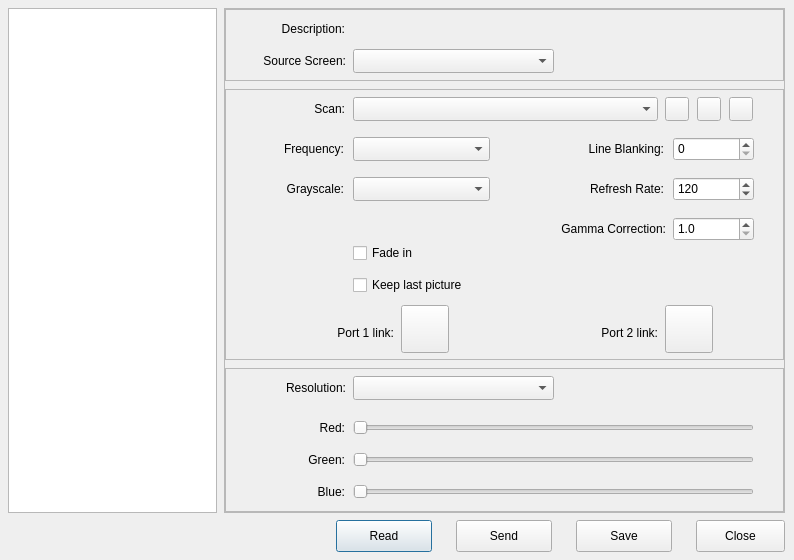
<?xml version="1.0" encoding="UTF-8"?>
<ui version="4.0">
 <class>CardUi</class>
 <widget class="QDialog" name="CardUi">
  <property name="geometry">
   <rect>
    <x>0</x>
    <y>0</y>
    <width>794</width>
    <height>560</height>
   </rect>
  </property>
  <property name="windowTitle">
   <string>Dialog</string>
  </property>
  <widget class="QPushButton" name="read">
   <property name="geometry">
    <rect>
     <x>336</x>
     <y>520</y>
     <width>96</width>
     <height>32</height>
    </rect>
   </property>
   <property name="text">
    <string>Read</string>
   </property>
  </widget>
  <widget class="QPushButton" name="send">
   <property name="geometry">
    <rect>
     <x>456</x>
     <y>520</y>
     <width>96</width>
     <height>32</height>
    </rect>
   </property>
   <property name="text">
    <string>Send</string>
   </property>
  </widget>
  <widget class="QPushButton" name="save">
   <property name="geometry">
    <rect>
     <x>576</x>
     <y>520</y>
     <width>96</width>
     <height>32</height>
    </rect>
   </property>
   <property name="text">
    <string>Save</string>
   </property>
  </widget>
  <widget class="QListWidget" name="cards">
   <property name="geometry">
    <rect>
     <x>8</x>
     <y>8</y>
     <width>209</width>
     <height>505</height>
    </rect>
   </property>
  </widget>
  <widget class="QFrame" name="attr">
   <property name="geometry">
    <rect>
     <x>224</x>
     <y>8</y>
     <width>561</width>
     <height>505</height>
    </rect>
   </property>
   <property name="frameShape">
    <enum>QFrame::StyledPanel</enum>
   </property>
   <property name="frameShadow">
    <enum>QFrame::Plain</enum>
   </property>
   <layout class="QVBoxLayout" name="verticalLayout">
    <property name="spacing">
     <number>8</number>
    </property>
    <property name="leftMargin">
     <number>0</number>
    </property>
    <property name="topMargin">
     <number>0</number>
    </property>
    <property name="rightMargin">
     <number>0</number>
    </property>
    <property name="bottomMargin">
     <number>0</number>
    </property>
    <item>
     <widget class="QFrame" name="card">
      <property name="maximumSize">
       <size>
        <width>16777215</width>
        <height>72</height>
       </size>
      </property>
      <property name="frameShape">
       <enum>QFrame::StyledPanel</enum>
      </property>
      <property name="frameShadow">
       <enum>QFrame::Raised</enum>
      </property>
      <widget class="QLabel" name="detailTag">
       <property name="geometry">
        <rect>
         <x>15</x>
         <y>8</y>
         <width>105</width>
         <height>24</height>
        </rect>
       </property>
       <property name="text">
        <string>Description:</string>
       </property>
       <property name="alignment">
        <set>Qt::AlignRight|Qt::AlignTrailing|Qt::AlignVCenter</set>
       </property>
      </widget>
      <widget class="QLabel" name="detail">
       <property name="geometry">
        <rect>
         <x>128</x>
         <y>8</y>
         <width>409</width>
         <height>24</height>
        </rect>
       </property>
       <property name="alignment">
        <set>Qt::AlignLeading|Qt::AlignLeft|Qt::AlignVCenter</set>
       </property>
      </widget>
      <widget class="QComboBox" name="screen">
       <property name="geometry">
        <rect>
         <x>128</x>
         <y>40</y>
         <width>201</width>
         <height>24</height>
        </rect>
       </property>
      </widget>
      <widget class="QLabel" name="screenTag">
       <property name="geometry">
        <rect>
         <x>0</x>
         <y>40</y>
         <width>121</width>
         <height>24</height>
        </rect>
       </property>
       <property name="text">
        <string>Source Screen:</string>
       </property>
       <property name="alignment">
        <set>Qt::AlignRight|Qt::AlignTrailing|Qt::AlignVCenter</set>
       </property>
      </widget>
     </widget>
    </item>
    <item>
     <widget class="QFrame" name="recvCard">
      <property name="frameShape">
       <enum>QFrame::StyledPanel</enum>
      </property>
      <property name="frameShadow">
       <enum>QFrame::Raised</enum>
      </property>
      <widget class="QSpinBox" name="refresh">
       <property name="geometry">
        <rect>
         <x>448</x>
         <y>88</y>
         <width>81</width>
         <height>24</height>
        </rect>
       </property>
       <property name="minimum">
        <number>60</number>
       </property>
       <property name="maximum">
        <number>9999</number>
       </property>
       <property name="value">
        <number>120</number>
       </property>
      </widget>
      <widget class="QComboBox" name="gray">
       <property name="geometry">
        <rect>
         <x>128</x>
         <y>88</y>
         <width>137</width>
         <height>24</height>
        </rect>
       </property>
      </widget>
      <widget class="QLabel" name="freqTag">
       <property name="geometry">
        <rect>
         <x>8</x>
         <y>48</y>
         <width>111</width>
         <height>24</height>
        </rect>
       </property>
       <property name="text">
        <string>Frequency:</string>
       </property>
       <property name="alignment">
        <set>Qt::AlignRight|Qt::AlignTrailing|Qt::AlignVCenter</set>
       </property>
      </widget>
      <widget class="QLabel" name="gammaTag">
       <property name="geometry">
        <rect>
         <x>304</x>
         <y>128</y>
         <width>137</width>
         <height>24</height>
        </rect>
       </property>
       <property name="text">
        <string>Gamma Correction:</string>
       </property>
       <property name="alignment">
        <set>Qt::AlignRight|Qt::AlignTrailing|Qt::AlignVCenter</set>
       </property>
      </widget>
      <widget class="QLabel" name="grayTag">
       <property name="geometry">
        <rect>
         <x>8</x>
         <y>88</y>
         <width>111</width>
         <height>24</height>
        </rect>
       </property>
       <property name="text">
        <string>Grayscale:</string>
       </property>
       <property name="alignment">
        <set>Qt::AlignRight|Qt::AlignTrailing|Qt::AlignVCenter</set>
       </property>
      </widget>
      <widget class="QLabel" name="refreshTag">
       <property name="geometry">
        <rect>
         <x>328</x>
         <y>88</y>
         <width>111</width>
         <height>24</height>
        </rect>
       </property>
       <property name="text">
        <string>Refresh Rate:</string>
       </property>
       <property name="alignment">
        <set>Qt::AlignRight|Qt::AlignTrailing|Qt::AlignVCenter</set>
       </property>
      </widget>
      <widget class="QCheckBox" name="keep">
       <property name="geometry">
        <rect>
         <x>128</x>
         <y>184</y>
         <width>177</width>
         <height>24</height>
        </rect>
       </property>
       <property name="text">
        <string>Keep last picture</string>
       </property>
      </widget>
      <widget class="QCheckBox" name="fade">
       <property name="geometry">
        <rect>
         <x>128</x>
         <y>152</y>
         <width>91</width>
         <height>24</height>
        </rect>
       </property>
       <property name="text">
        <string>Fade in</string>
       </property>
      </widget>
      <widget class="QPushButton" name="addScan">
       <property name="geometry">
        <rect>
         <x>472</x>
         <y>8</y>
         <width>24</width>
         <height>24</height>
        </rect>
       </property>
       <property name="text">
        <string/>
       </property>
       <property name="icon">
        <iconset resource="../res/vshow.qrc">
         <normaloff>:/image/scan_add_64.png</normaloff>:/image/scan_add_64.png</iconset>
       </property>
      </widget>
      <widget class="QComboBox" name="scan">
       <property name="geometry">
        <rect>
         <x>128</x>
         <y>8</y>
         <width>305</width>
         <height>24</height>
        </rect>
       </property>
      </widget>
      <widget class="QPushButton" name="editScan">
       <property name="geometry">
        <rect>
         <x>440</x>
         <y>8</y>
         <width>24</width>
         <height>24</height>
        </rect>
       </property>
       <property name="text">
        <string/>
       </property>
       <property name="icon">
        <iconset resource="../res/vshow.qrc">
         <normaloff>:/image/scan_edit_64.png</normaloff>:/image/scan_edit_64.png</iconset>
       </property>
      </widget>
      <widget class="QLabel" name="scanTag">
       <property name="geometry">
        <rect>
         <x>48</x>
         <y>8</y>
         <width>72</width>
         <height>24</height>
        </rect>
       </property>
       <property name="text">
        <string>Scan:</string>
       </property>
       <property name="alignment">
        <set>Qt::AlignRight|Qt::AlignTrailing|Qt::AlignVCenter</set>
       </property>
      </widget>
      <widget class="QPushButton" name="delScan">
       <property name="geometry">
        <rect>
         <x>504</x>
         <y>8</y>
         <width>24</width>
         <height>24</height>
        </rect>
       </property>
       <property name="text">
        <string/>
       </property>
       <property name="icon">
        <iconset resource="../res/vshow.qrc">
         <normaloff>:/image/scan_delete_64.png</normaloff>:/image/scan_delete_64.png</iconset>
       </property>
      </widget>
      <widget class="QComboBox" name="freq">
       <property name="geometry">
        <rect>
         <x>128</x>
         <y>48</y>
         <width>137</width>
         <height>24</height>
        </rect>
       </property>
      </widget>
      <widget class="QSpinBox" name="blank">
       <property name="geometry">
        <rect>
         <x>448</x>
         <y>48</y>
         <width>81</width>
         <height>24</height>
        </rect>
       </property>
       <property name="maximum">
        <number>255</number>
       </property>
      </widget>
      <widget class="QLabel" name="blankTag">
       <property name="geometry">
        <rect>
         <x>328</x>
         <y>48</y>
         <width>111</width>
         <height>24</height>
        </rect>
       </property>
       <property name="text">
        <string>Line Blanking:</string>
       </property>
       <property name="alignment">
        <set>Qt::AlignRight|Qt::AlignTrailing|Qt::AlignVCenter</set>
       </property>
      </widget>
      <widget class="QDoubleSpinBox" name="gamma">
       <property name="geometry">
        <rect>
         <x>448</x>
         <y>128</y>
         <width>81</width>
         <height>24</height>
        </rect>
       </property>
       <property name="decimals">
        <number>1</number>
       </property>
       <property name="minimum">
        <double>1.000000000000000</double>
       </property>
       <property name="maximum">
        <double>6.000000000000000</double>
       </property>
       <property name="singleStep">
        <double>0.100000000000000</double>
       </property>
      </widget>
      <widget class="QPushButton" name="link2">
       <property name="geometry">
        <rect>
         <x>440</x>
         <y>216</y>
         <width>48</width>
         <height>48</height>
        </rect>
       </property>
       <property name="text">
        <string/>
       </property>
       <property name="iconSize">
        <size>
         <width>32</width>
         <height>32</height>
        </size>
       </property>
      </widget>
      <widget class="QLabel" name="link1Tag">
       <property name="geometry">
        <rect>
         <x>48</x>
         <y>232</y>
         <width>121</width>
         <height>24</height>
        </rect>
       </property>
       <property name="text">
        <string>Port 1 link:</string>
       </property>
       <property name="alignment">
        <set>Qt::AlignRight|Qt::AlignTrailing|Qt::AlignVCenter</set>
       </property>
      </widget>
      <widget class="QLabel" name="link2Tag">
       <property name="geometry">
        <rect>
         <x>312</x>
         <y>232</y>
         <width>121</width>
         <height>24</height>
        </rect>
       </property>
       <property name="text">
        <string>Port 2 link:</string>
       </property>
       <property name="alignment">
        <set>Qt::AlignRight|Qt::AlignTrailing|Qt::AlignVCenter</set>
       </property>
      </widget>
      <widget class="QPushButton" name="link1">
       <property name="geometry">
        <rect>
         <x>176</x>
         <y>216</y>
         <width>48</width>
         <height>48</height>
        </rect>
       </property>
       <property name="text">
        <string/>
       </property>
       <property name="iconSize">
        <size>
         <width>32</width>
         <height>32</height>
        </size>
       </property>
      </widget>
     </widget>
    </item>
    <item>
     <widget class="QFrame" name="sendCard">
      <property name="maximumSize">
       <size>
        <width>16777215</width>
        <height>144</height>
       </size>
      </property>
      <property name="frameShape">
       <enum>QFrame::StyledPanel</enum>
      </property>
      <property name="frameShadow">
       <enum>QFrame::Raised</enum>
      </property>
      <widget class="QLabel" name="blueTag">
       <property name="geometry">
        <rect>
         <x>48</x>
         <y>112</y>
         <width>72</width>
         <height>24</height>
        </rect>
       </property>
       <property name="text">
        <string>Blue:</string>
       </property>
       <property name="alignment">
        <set>Qt::AlignRight|Qt::AlignTrailing|Qt::AlignVCenter</set>
       </property>
      </widget>
      <widget class="QSlider" name="red">
       <property name="geometry">
        <rect>
         <x>128</x>
         <y>48</y>
         <width>401</width>
         <height>24</height>
        </rect>
       </property>
       <property name="maximum">
        <number>256</number>
       </property>
       <property name="orientation">
        <enum>Qt::Horizontal</enum>
       </property>
      </widget>
      <widget class="QSlider" name="green">
       <property name="geometry">
        <rect>
         <x>128</x>
         <y>80</y>
         <width>401</width>
         <height>24</height>
        </rect>
       </property>
       <property name="maximum">
        <number>256</number>
       </property>
       <property name="orientation">
        <enum>Qt::Horizontal</enum>
       </property>
      </widget>
      <widget class="QLabel" name="greenTag">
       <property name="geometry">
        <rect>
         <x>48</x>
         <y>80</y>
         <width>72</width>
         <height>24</height>
        </rect>
       </property>
       <property name="text">
        <string>Green:</string>
       </property>
       <property name="alignment">
        <set>Qt::AlignRight|Qt::AlignTrailing|Qt::AlignVCenter</set>
       </property>
      </widget>
      <widget class="QLabel" name="edidTag">
       <property name="geometry">
        <rect>
         <x>16</x>
         <y>8</y>
         <width>105</width>
         <height>24</height>
        </rect>
       </property>
       <property name="text">
        <string>Resolution:</string>
       </property>
       <property name="alignment">
        <set>Qt::AlignRight|Qt::AlignTrailing|Qt::AlignVCenter</set>
       </property>
      </widget>
      <widget class="QLabel" name="redTag">
       <property name="geometry">
        <rect>
         <x>48</x>
         <y>48</y>
         <width>72</width>
         <height>24</height>
        </rect>
       </property>
       <property name="text">
        <string>Red:</string>
       </property>
       <property name="alignment">
        <set>Qt::AlignRight|Qt::AlignTrailing|Qt::AlignVCenter</set>
       </property>
      </widget>
      <widget class="QSlider" name="blue">
       <property name="geometry">
        <rect>
         <x>128</x>
         <y>112</y>
         <width>401</width>
         <height>24</height>
        </rect>
       </property>
       <property name="maximum">
        <number>256</number>
       </property>
       <property name="orientation">
        <enum>Qt::Horizontal</enum>
       </property>
      </widget>
      <widget class="QComboBox" name="edid">
       <property name="geometry">
        <rect>
         <x>128</x>
         <y>8</y>
         <width>201</width>
         <height>24</height>
        </rect>
       </property>
      </widget>
     </widget>
    </item>
   </layout>
  </widget>
  <widget class="QPushButton" name="close">
   <property name="geometry">
    <rect>
     <x>696</x>
     <y>520</y>
     <width>89</width>
     <height>32</height>
    </rect>
   </property>
   <property name="text">
    <string>Close</string>
   </property>
  </widget>
 </widget>
 <resources>
  <include location="../res/vshow.qrc"/>
 </resources>
 <connections/>
</ui>
